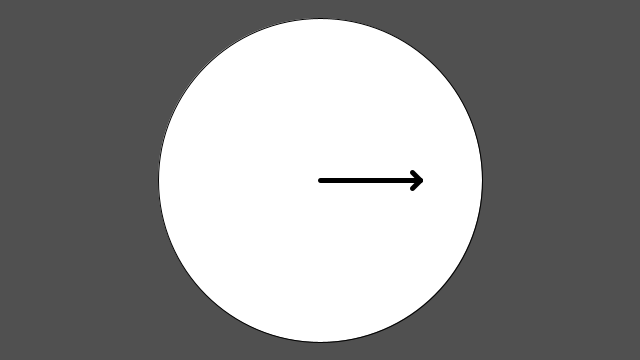
Frame 1 (no input)
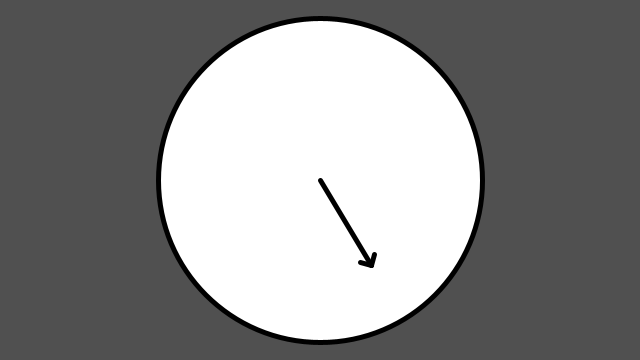
Frame 60 (the mouse pressed at the canvas centre just before this capture)
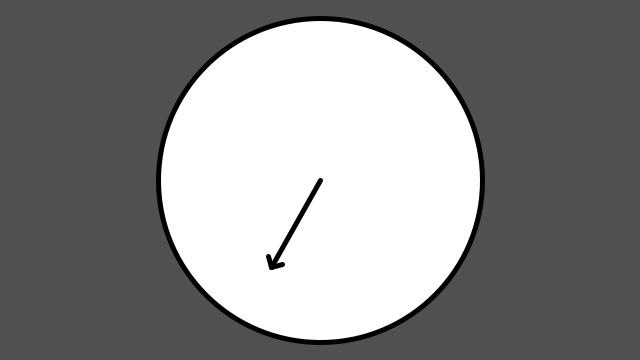
Frame 120 (the mouse held since frame 60 and released just before this capture)

The Processing sketch that drew these frames (run headless with seeded random() and noise(); from frame 60 on, the mouse is pressed at the canvas centre):

// Processing sketch: Circle_PositionSensor
// ── Circle_PositionSensor.pde
int ox,oy;
float Radius;
float StickRadius;
float secondsRadius;
float diameter;
float Tempangle;
float angle;
int chooseVersion =2;
void setup() {
  size(640, 360);
  ox = width /2;
  oy = height/2;
  
  int radius = min(width,height)/2;
  secondsRadius = radius * 1;
  StickRadius = radius*0.78;
  diameter = radius * 1.8;
  Tempangle =0;
  frameRate(30);
}

void draw() {
  background(80);
  /*if(Tempangle >=360)
      Tempangle =0;*/
  //Tempangle =random(360);
 if(chooseVersion == 1)
 {
    angle= radians(Tempangle);
    DrawSensorDataCircle(angle);
    Tempangle++;
 }
 else if(chooseVersion ==2 ){
    drawArrow( ox,  oy, 100, Tempangle);
    Tempangle++;
 }
 
}
void DrawSensorDataCircle(float angle)
{
   ellipse(ox, oy, diameter, diameter);
   stroke(0);
   strokeWeight(5);
  line(ox, oy, ox + cos(angle) * StickRadius, oy + sin(angle) * StickRadius);
  angle++; 
}
void drawArrow(int cx, int cy, int len, float angle){
   ellipse(ox, oy, diameter, diameter);
  pushMatrix();
  strokeWeight(5);
  translate(cx, cy);
  rotate(radians(angle));
  line(0,0,len, 0);
  line(len, 0, len - 8, -8);
  line(len, 0, len - 8, 8);
  popMatrix();
}
